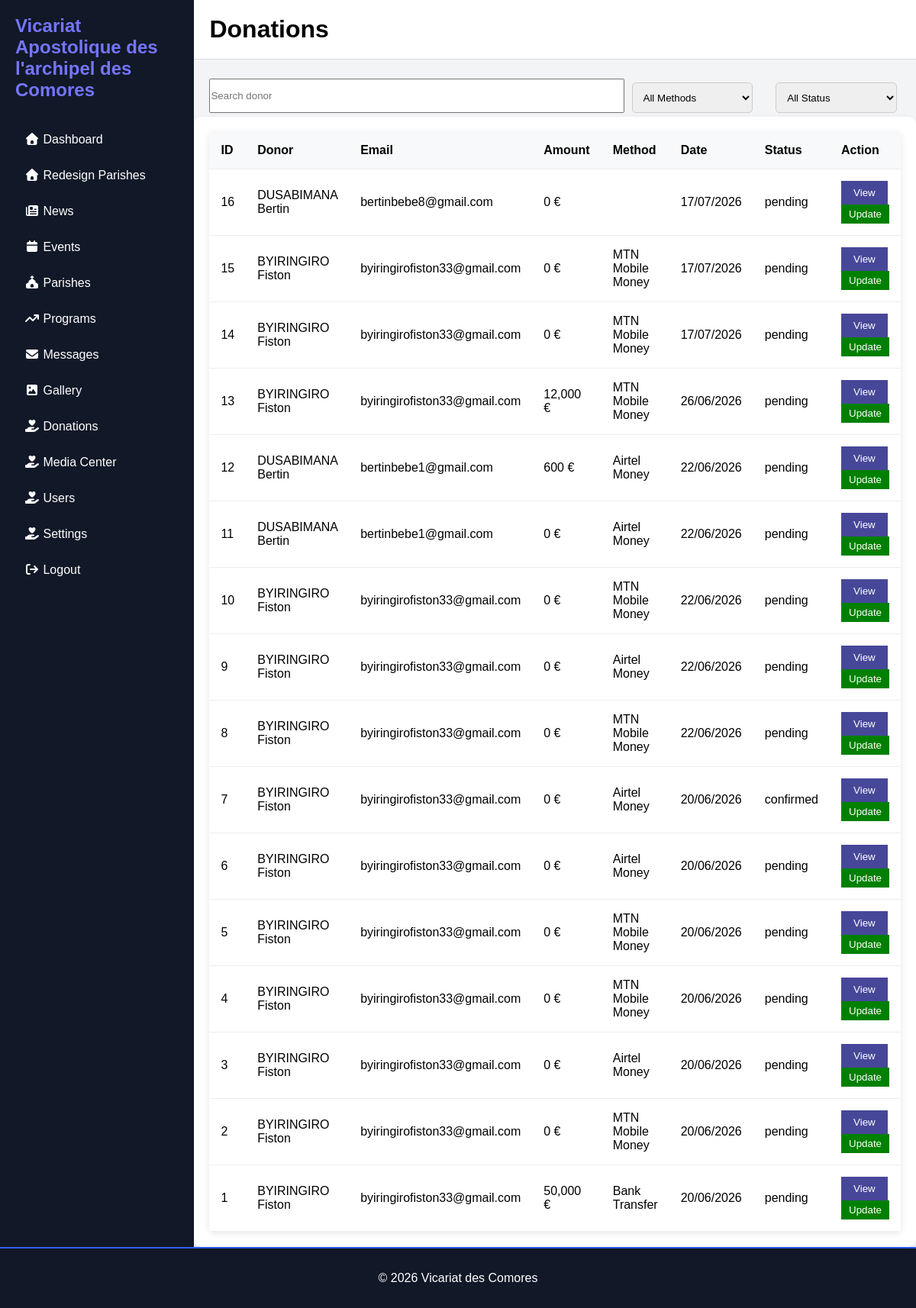
The app's page /Admin/donation.php with its own data.
### tables this page shows
CREATE TABLE `donations` (
  `id` int(11) NOT NULL,
  `fullname` varchar(255) NOT NULL,
  `email` varchar(255) DEFAULT NULL,
  `phone` varchar(50) DEFAULT NULL,
  `amount` decimal(10,2) NOT NULL,
  `payment_method` varchar(100) DEFAULT NULL,
  `status` enum('pending','confirmed','cancelled') DEFAULT 'pending',
  `created_at` timestamp NOT NULL DEFAULT current_timestamp()
);

### Admin/donation.php (the view, shortened to what this page needs)
<?php
include_once __DIR__.'/include/header.php';
$sql = "SELECT *
        FROM donations
        ORDER BY created_at DESC";
$result = mysqli_query($conn,$sql);
?>
        <div class="main">
            <div class="topbar">
                <h1>Donations</h1>
            </div>
            <div class="donation-tools">
                <input type="text" placeholder="Search donor">
                <select>
                    <option>All Methods</option>
                </select>
                <select>
                    <option>All Status</option>
                </select>
            </div>
            <div class="table-container">
                <table>
                    <thead>
                        <tr>
                            <th>ID</th>
                            <th>Donor</th>
                            <th>Email</th>
                            <th>Amount</th>
                            <th>Method</th>
                            <th>Date</th>
                            <th>Status</th>
                            <th>Action</th>
                        </tr>
                    </thead>
                    <tbody>
                        <?php while($row = mysqli_fetch_assoc($result)){ ?>
<tr>
<td><?= $row['id']; ?></td>
<td><?= $row['fullname']; ?></td>
<td><?= $row['email']; ?></td>
<td><?= number_format($row['amount']); ?> €</td>
<td><?= $row['payment_method']; ?></td>
<td>
<?= date(
'd/m/Y',
strtotime($row['created_at'])
); ?>
</td>
<td><?= $row['status']; ?></td>
<td>
<a href="view-donationslist.php?id=<?= $row['id']; ?>">
<button class="view">View</button>
</a>
<a href="edit-donation.php?id=<?= $row['id']; ?>">
<button class="edit">Update</button>
</a>
</td>
</tr>
<?php } ?>
                    </tbody>
                </table>
            </div>
        </div>
    </div>
    <?php
include_once __DIR__.'/include/footer.php';
?>
</body>
</html>

### Admin/Admin_Css/adminbig.css (style rules this page uses)
* { margin: 0; padding: 0; box-sizing: border-box; font-family: Arial; }
.main { flex: 1; background: #f3f4f6; }
.topbar { background: white; padding: 20px; border-bottom: 1px solid #ddd; display: flex; justify-content: space-between; }
.view { background: rgb(71, 71, 153); color: white; border: none; padding: 8px 16px; cursor: pointer; }
.table-container { padding: 20px; }
table { width: 100%; border-collapse: collapse; background: white; border-radius: 5px; overflow: hidden; box-shadow: 0 2px 10px rgba(0, 0, 0, 0.1); }
table th { background: #111827; color: black; padding: 12px; text-align: center; }
table td { padding: 15px; text-align: center; border-bottom: 1px solid #eee; }
.edit { background: green; color: white; border: none; padding: 5px 10px; cursor: pointer; }
select { width: 100%; padding: 10px; margin-top: 5px; border: 1px solid #ccc; border-radius: 5px; }
.donation-tools { width: 100%; height: 55px; display: flex; margin-top: 20px; padding: 5px; }
.donation-tools input { width: 70%; margin-left: 15px; }
.donation-tools select { width: 20%; margin-left: 10px; margin-right: 20px; }
.table-container { background: #fff; padding: 20px; border-radius: 10px; overflow-x: auto; box-shadow: 0 3px 10px rgba(0, 0, 0, .08); }
.table-container table { width: 100%; border-collapse: collapse; }
.table-container th, .table-container td { padding: 15px; border-bottom: 1px solid #eee; text-align: left; }
.table-container th { background: #f8f9fa; }

### records on screen
donations: id "16", fullname "DUSABIMANA Bertin", email "bertinbebe8@gmail.com", amount "0", created_at "17/07/2026", status "pending"
donations: id "15", fullname "BYIRINGIRO Fiston", email "byiringirofiston33@gmail.com", amount "0", payment_method "MTN Mobile Money", created_at "17/07/2026", status "pending"
donations: id "14", fullname "BYIRINGIRO Fiston", email "byiringirofiston33@gmail.com", amount "0", payment_method "MTN Mobile Money", created_at "17/07/2026", status "pending"
donations: id "13", fullname "BYIRINGIRO Fiston", email "byiringirofiston33@gmail.com", amount "12,000", payment_method "MTN Mobile Money", created_at "26/06/2026", status "pending"
donations: id "12", fullname "DUSABIMANA Bertin", email "bertinbebe1@gmail.com", amount "600", payment_method "Airtel Money", created_at "22/06/2026", status "pending"
donations: id "11", fullname "DUSABIMANA Bertin", email "bertinbebe1@gmail.com", amount "0", payment_method "Airtel Money", created_at "22/06/2026", status "pending"
donations: id "10", fullname "BYIRINGIRO Fiston", email "byiringirofiston33@gmail.com", amount "0", payment_method "MTN Mobile Money", created_at "22/06/2026", status "pending"
donations: id "9", fullname "BYIRINGIRO Fiston", email "byiringirofiston33@gmail.com", amount "0", payment_method "Airtel Money", created_at "22/06/2026", status "pending"
donations: id "8", fullname "BYIRINGIRO Fiston", email "byiringirofiston33@gmail.com", amount "0", payment_method "MTN Mobile Money", created_at "22/06/2026", status "pending"
donations: id "7", fullname "BYIRINGIRO Fiston", email "byiringirofiston33@gmail.com", amount "0", payment_method "Airtel Money", created_at "20/06/2026", status "confirmed"
donations: id "6", fullname "BYIRINGIRO Fiston", email "byiringirofiston33@gmail.com", amount "0", payment_method "Airtel Money", created_at "20/06/2026", status "pending"
donations: id "5", fullname "BYIRINGIRO Fiston", email "byiringirofiston33@gmail.com", amount "0", payment_method "MTN Mobile Money", created_at "20/06/2026", status "pending"
donations: id "4", fullname "BYIRINGIRO Fiston", email "byiringirofiston33@gmail.com", amount "0", payment_method "MTN Mobile Money", created_at "20/06/2026", status "pending"
donations: id "3", fullname "BYIRINGIRO Fiston", email "byiringirofiston33@gmail.com", amount "0", payment_method "Airtel Money", created_at "20/06/2026", status "pending"
donations: id "2", fullname "BYIRINGIRO Fiston", email "byiringirofiston33@gmail.com", amount "0", payment_method "MTN Mobile Money", created_at "20/06/2026", status "pending"
donations: id "1", fullname "BYIRINGIRO Fiston", email "byiringirofiston33@gmail.com", amount "50,000", payment_method "Bank Transfer", created_at "20/06/2026", status "pending"
